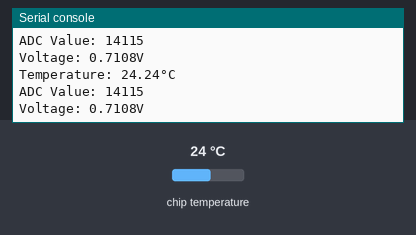
Simulated run of this program. Board: Raspberry Pi Pico running MicroPython. Parts: the last lines printed to the serial console. The inputs (shaded band) are chosen by the test bench; at power-on: chip temperature 24 °C.

Above: at 1.2 s.
1.3 s: chip temperature set to 1 °C
At 2.6 s:
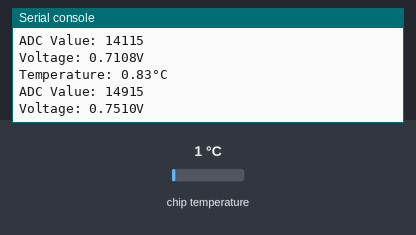
2.8 s: chip temperature set to 11 °C
At 3.8 s:
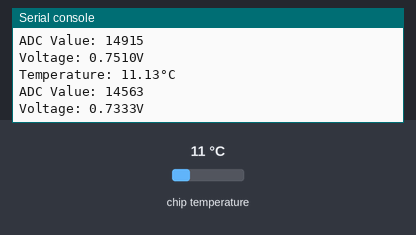
Timing chart, 0 to 5.8 s (numbered marks = the images above; inputs shaded):
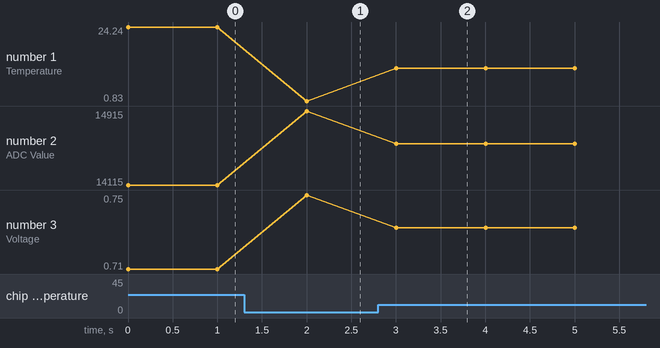

The program:

rpi_cpu_temperature.py
```python
import machine
import utime

# Initialize the ADC (Analog to Digital Converter) on pin 4
sensor_temp = machine.ADC(4)

# Conversion factor for temperature sensor
conversion_factor = 3.3 / (65535)

while True:
    # Read the raw ADC value
    adc_value = sensor_temp.read_u16()
    voltage = adc_value * conversion_factor

    # Convert the raw value to temperature in Celsius
    temperature = 27 - (voltage - 0.706) / 0.001721

    print(f"Temperature: {temperature:.2f}°C")
    print(f"ADC Value: {adc_value}")
    print(f"Voltage: {voltage:.4f}V")

    # Wait for a second before reading again
    utime.sleep(1)
```

Measured:
- after the input at 1.3 s, the serial console: prints a new line after 0.70 s (image 1)
- after the input at 2.8 s, the serial console: prints a new line after 0.20 s (image 2)
- plotted number 1: 24.24 → 0.83 after the input at 1.3 s, 0.83 → 11.13 after the input at 2.8 s
- plotted number 2: 14115 → 14915 after the input at 1.3 s, 14915 → 14563 after the input at 2.8 s
- plotted number 3: 0.71 → 0.75 after the input at 1.3 s, 0.75 → 0.73 after the input at 2.8 s
